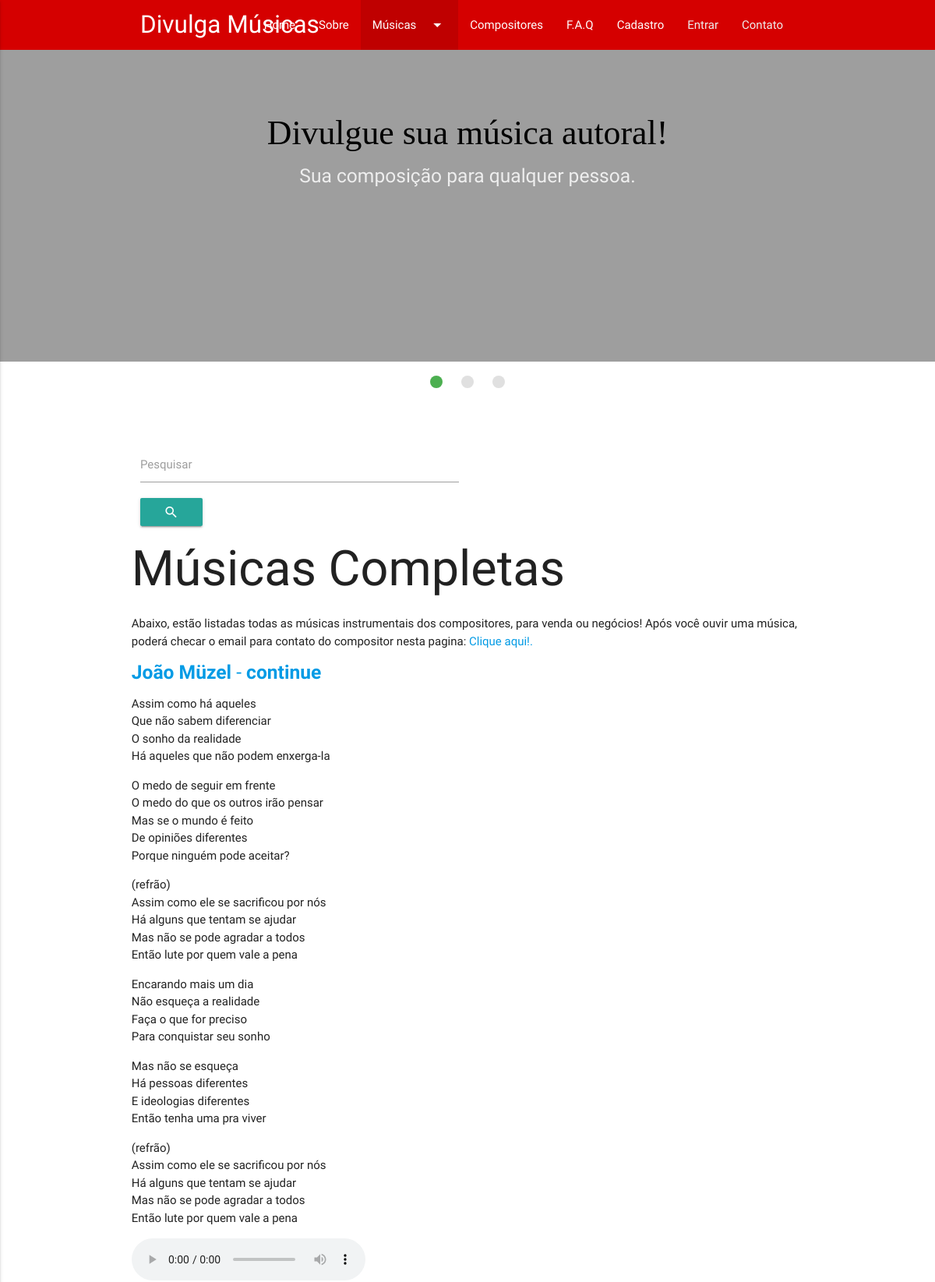
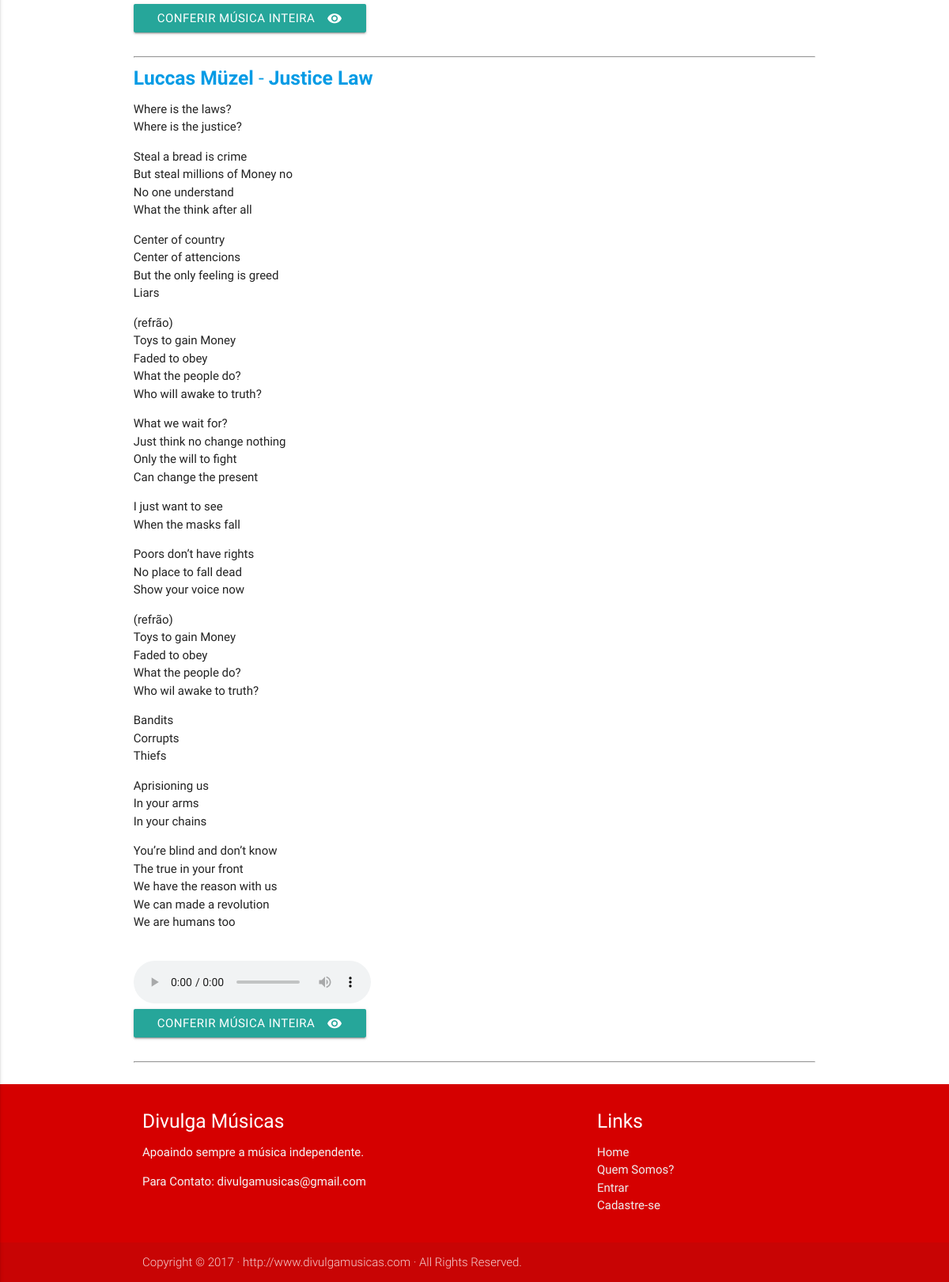
Screenshot of /Musica.php with the database file from the repository (2 pictures, top to bottom).
### tables this page shows
CREATE TABLE IF NOT EXISTS `musicacompleta` (
  `id` int(11) NOT NULL AUTO_INCREMENT,
  `titulo` varchar(45) NOT NULL,
  `autor` varchar(45) NOT NULL,
  `data` date NOT NULL,
  `letra` text NOT NULL,
  `musica_demo` varchar(45) NOT NULL,
  `musica_completa` varchar(45) NOT NULL,
  `partitura` varchar(45) NOT NULL,
  `fins` varchar(45) NOT NULL,
  `genero` varchar(45) NOT NULL,
  PRIMARY KEY (`id`)
);

### Musica.php (the view, shortened to what this page needs)
<?php
	try{
		$conexao = new PDO('mysql:host=localhost; dbname=tcc', 'root', '');
		$conexao ->setAttribute(PDO::ATTR_ERRMODE, PDO::ERRMODE_EXCEPTION);
	}catch(PDOException $e){
		echo 'ERROR: ' . $e->getMessage();
	}
?>
<!DOCTYPE html>
  <html>
    <head>
      <link type="text/css" rel="stylesheet" href="css/materialize.min.css"  media="screen,projection"/>
    </head>
    <body>
    <nav class="#d50000 red accent-4 z-depth-0">
    <div class="nav-wrapper container">
      <a href="Home.php" class="brand-logo left">Divulga Músicas</a>
      <ul id="nav-mobile" class="right hide-on-med-and-down">
        <li><a href="Home.php">Home</a></li>
        <li><a href="QuemSomos.php">Sobre</a></li>
        <li class="active"><a class="dropdown-button" href="#!" data-activates="dropdown1">Músicas<i class="material-icons right">arrow_drop_down</i></a></li>
        <li><a href="Compositores.php">Compositores</a></li>
          <li><a href="faq.php">F.A.Q</a></li>
        <li><a href="Cadastro.php">Cadastro</a></li>
          <li><a class="grey-text text-lighten-3" href="login.php">Entrar</a></li>
          <li><a class="grey-text text-lighten-3" href="Contato.php">Contato</a></li>
      </ul>
    </div>
  </nav>
    <div class="slider">
    <ul class="slides">
      <li>
        <img src="arquivos/imagens/1.jpg">
        <div class="caption center-align">
          <h3 id="black">Divulgue sua música autoral!</h3>
            <h5 class="center grey-text text-lighten-3">Sua composição para qualquer pessoa.</h5>
        </div>
      </li>
    </ul>
  </div>
        <br>
        <div class="container">
            <div class="row">
    <form class="col s12" action="Letras.php"  enctype="multipart/form-data" method="post">
      <div class="row" class="center-align">
        <div class="input-field col s6">
          <input id="pesquisa" type="text" class="validate" name="pesquisa"><button type="submit" class="btn btn-primary"><i class="material-icons">search</i></button>
          <label for="email">Pesquisar</label>
        </div>
      </div>
    </form>
                <h1>Músicas Completas</h1>
                 <p>Abaixo, estão listadas todas as músicas instrumentais dos compositores, para venda ou negócios! Após você ouvir uma música, poderá checar o email para contato do compositor nesta pagina: <a href="Compositores.php">Clique aqui!.</a></p>
                 <?php
if(isset($pg)){ $pg = $_GET['pg'];}else{ $pg = 1;}
if(isset($_POST['pesquisa'])){
  $quantidade = 10000;
}else{
  $quantidade = 10;
}
$inicio = ($pg*$quantidade) - $quantidade;
if(isset($_POST['pesquisa'])){
  $busca = addslashes($_POST['pesquisa']);
  $sql = "SELECT * from musicacompleta WHERE titulo LIKE '%$busca%' ORDER BY idmusica DESC LIMIT $inicio, $quantidade ";
}else{
  $sql = "SELECT * from musicacompleta ORDER BY id DESC LIMIT $inicio, $quantidade";
}
        try {
          $resultado = $conexao->prepare($sql);
          $resultado->execute();
          $contar = $resultado->rowCount();
         if ($contar > 0) {
         while ($exibe = $resultado->fetch(PDO::FETCH_OBJ)) {
          ?>
      <div class="musica">
          <a href="musicapage.php?leiamais=musicacompleta&id=<?php echo $exibe->id; ?>">
              <h5><b><?php echo $exibe->autor; ?> </b> - <b><?php echo $exibe->titulo; ?></b></h5></a>
           <p><?php echo $exibe->letra; ?></p>
          <audio src="arquivos/musicas/<?php echo $exibe->musica_demo; ?>" controls></audio> <br>
          <a class="waves-effect waves-light btn" href="musicapage.php?leiamair=musicacompleta&id=<?php echo $exibe->id; ?>">CONFERIR MÚSICA INTEIRA
            <i class="material-icons right">visibility</i>
          </a>
            </div>
      <br><hr>
<?php
}
      }else{
        echo '<li>Sem músicas.</li><br>';
      }
    } catch (PDOException $erro) {
      echo $erro;
    }
?>
        </div>
        </div>
        <footer class="page-footer #d50000 red accent-4">
          <div class="container">
            <div class="row">
              <div class="col l6 s12">
                <h5 class="white-text">Divulga Músicas</h5>
                <p class="grey-text text-lighten-4">Apoaindo sempre a música independente.</p>
                  <p class="grey-text text-lighten-4">Para Contato: divulgamusicas@gmail.com</p>
              </div>
              <div class="col l4 offset-l2 s12">
                <h5 class="white-text">Links</h5>
                <ul>
                  <li><a class="grey-text text-lighten-3" href="Home.php">Home</a></li>
                  <li><a class="grey-text text-lighten-3" href="QuemSomos.php">Quem Somos?</a></li>
                    <li><a class="grey-text text-lighten-3" href="login.php">Entrar</a></li>
                  <li><a class="grey-text text-lighten-3" href="Cadastro.php">Cadastre-se</a></li>
                </ul>
              </div>
            </div>
          </div>
          <div class="footer-copyright">
            <div class="container">
            Copyright © 2017 · http://www.divulgamusicas.com · All Rights Reserved.
            </div>
          </div>
        </footer>
    </body>
  </html>

### Musica.php (style rules this page uses)
h3#black { color: black; font-family: fantasy; }

### rows the page displays
musicacompleta: autor "João Müzel", titulo "continue", letra "Assim como há aqueles Que não sabem diferenciar O sonho da realidade Há aqueles que não podem enxerga-la O medo de seguir em frente O medo do que os outros irão pensar Mas se o mundo é feito De opiniões diferentes Porque ninguém pode aceitar? (refrão) Assim como ele se sacrificou por nós Há alguns que tentam se ajudar Mas não se pode agradar a todos Então lute por quem vale a pena Encarando mais um dia Não esqueça a realidade Faça o que for preciso Para conquistar seu sonho Mas não se esqueça Há pessoas diferentes E ideologias diferentes Então tenha uma pra viver (refrão) Assim como ele se sacrificou por nós Há alguns que tentam se ajudar Mas não se pode agradar a todos Então lute por quem…"
musicacompleta: autor "Luccas Müzel", titulo "Justice Law", letra "Where is the laws? Where is the justice? Steal a bread is crime But steal millions of Money no No one understand What the think after all Center of country Center of attencions But the only feeling is greed Liars (refrão) Toys to gain Money Faded to obey What the people do? Who will awake to truth? What we wait for? Just think no change nothing Only the will to fight Can change the present I just want to see When the masks fall Poors don’t have rights No place to fall dead Show your voice now (refrão) Toys to gain Money Faded to obey What the people do? Who wil awake to truth? Bandits Corrupts Thiefs Aprisioning us In your arms In your chains You’re blind and don’t know The true in your…"
